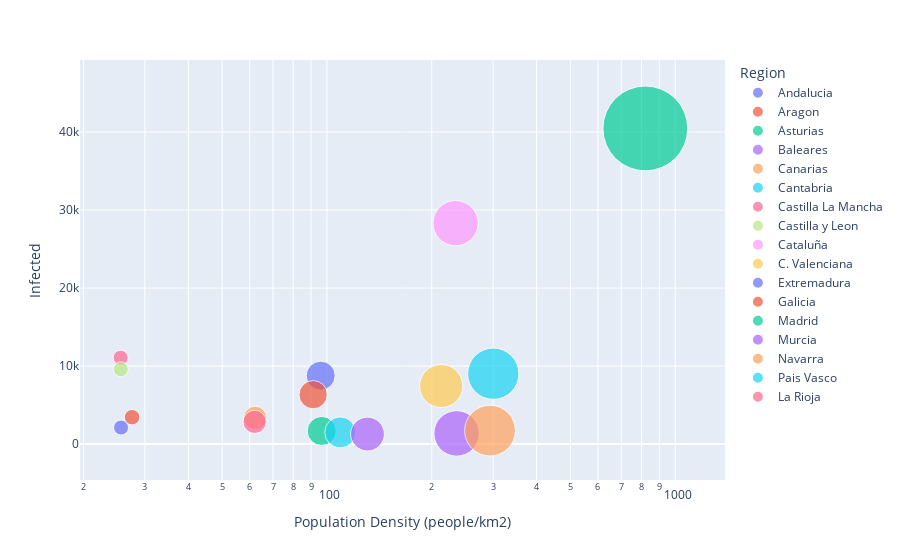

Source (notebook cell):
### Markdown cell above
### Relation between Population Density and number of Infected per Region

### Code cell
# plotly express: fig_pop_dens
# setting the selection from data
df_popdens_ccaa = df_ccaa.merge(df_pop_dens, left_on='Region', right_on='Region')
df_popdens_ccaa_cl = df_popdens_ccaa[(df_popdens_ccaa.Region!='Ceuta') & (df_popdens_ccaa.Region!='Melilla')
                                    & (df_popdens_ccaa.Report==max(df_popdens_ccaa.Report))]

# defining the plot
fig_pop_dens = px.scatter(df_popdens_ccaa_cl, x="Population Density (people/km2)", y="Infected",
                          size="Population Density (people/km2)", color="Region", hover_name="Region",
                          log_x=True, size_max=60, trendline="lowess")
fig_pop_dens.show()

### Figure 1 — Plotly figure (JSON) as saved in the notebook; plotly's stock layout.template omitted (floating-point values rounded to 4 significant figures)
{"data": [{"hoverlabel": {"namelength": 0}, "hovertemplate": "<b>%{hovertext}</b><br><br>Region=Andalucia<br>Population Density (people/km2)=%{marker.size}<br>Infected=%{y}", "hovertext": ["Andalucia"], "legendgroup": "Andalucia", "marker": {"color": "#636efa", "size": [95.95], "sizemode": "area", "sizeref": 0.2279, "symbol": "circle"}, "mode": "markers", "name": "Andalucia", "showlegend": true, "type": "scatter", "x": [95.95], "xaxis": "x", "y": [8767], "yaxis": "y"}, {"hoverlabel": {"namelength": 0}, "hovertemplate": "Region=Andalucia", "legendgroup": "Andalucia", "marker": {"color": "#636efa", "symbol": "circle"}, "mode": "lines", "name": "Andalucia", "showlegend": false, "type": "scatter", "xaxis": "x", "yaxis": "y"}, {"hoverlabel": {"namelength": 0}, "hovertemplate": "<b>%{hovertext}</b><br><br>Region=Aragon<br>Population Density (people/km2)=%{marker.size}<br>Infected=%{y}", "hovertext": ["Aragon"], "legendgroup": "Aragon", "marker": {"color": "#EF553B", "size": [27.57], "sizemode": "area", "sizeref": 0.2279, "symbol": "circle"}, "mode": "markers", "name": "Aragon", "showlegend": true, "type": "scatter", "x": [27.57], "xaxis": "x", "y": [3449], "yaxis": "y"}, {"hoverlabel": {"namelength": 0}, "hovertemplate": "Region=Aragon", "legendgroup": "Aragon", "marker": {"color": "#EF553B", "symbol": "circle"}, "mode": "lines", "name": "Aragon", "showlegend": false, "type": "scatter", "xaxis": "x", "yaxis": "y"}, {"hoverlabel": {"namelength": 0}, "hovertemplate": "<b>%{hovertext}</b><br><br>Region=Asturias<br>Population Density (people/km2)=%{marker.size}<br>Infected=%{y}", "hovertext": ["Asturias"], "legendgroup": "Asturias", "marker": {"color": "#00cc96", "size": [96.6], "sizemode": "area", "sizeref": 0.2279, "symbol": "circle"}, "mode": "markers", "name": "Asturias", "showlegend": true, "type": "scatter", "x": [96.6], "xaxis": "x", "y": [1679], "yaxis": "y"}, {"hoverlabel": {"namelength": 0}, "hovertemplate": "Region=Asturias", "legendgroup": "Asturias", "marker": {"color": "#00cc96", "symbol": "circle"}, "mode": "lines", "name": "Asturias", "showlegend": false, "type": "scatter", "xaxis": "x", "yaxis": "y"}, {"hoverlabel": {"namelength": 0}, "hovertemplate": "<b>%{hovertext}</b><br><br>Region=Baleares<br>Population Density (people/km2)=%{marker.size}<br>Infected=%{y}", "hovertext": ["Baleares"], "legendgroup": "Baleares", "marker": {"color": "#ab63fa", "size": [235.7], "sizemode": "area", "sizeref": 0.2279, "symbol": "circle"}, "mode": "markers", "name": "Baleares", "showlegend": true, "type": "scatter", "x": [235.7], "xaxis": "x", "y": [1369], "yaxis": "y"}, {"hoverlabel": {"namelength": 0}, "hovertemplate": "Region=Baleares", "legendgroup": "Baleares", "marker": {"color": "#ab63fa", "symbol": "circle"}, "mode": "lines", "name": "Baleares", "showlegend": false, "type": "scatter", "xaxis": "x", "yaxis": "y"}, {"hoverlabel": {"namelength": 0}, "hovertemplate": "<b>%{hovertext}</b><br><br>Region=Canarias<br>Population Density (people/km2)=%{marker.size}<br>Infected=%{y}", "hovertext": ["Canarias"], "legendgroup": "Canarias", "marker": {"color": "#FFA15A", "size": [293.9], "sizemode": "area", "sizeref": 0.2279, "symbol": "circle"}, "mode": "markers", "name": "Canarias", "showlegend": true, "type": "scatter", "x": [293.9], "xaxis": "x", "y": [1725], "yaxis": "y"}, {"hoverlabel": {"namelength": 0}, "hovertemplate": "Region=Canarias", "legendgroup": "Canarias", "marker": {"color": "#FFA15A", "symbol": "circle"}, "mode": "lines", "name": "Canarias", "showlegend": false, "type": "scatter", "xaxis": "x", "yaxis": "y"}, {"hoverlabel": {"namelength": 0}, "hovertemplate": "<b>%{hovertext}</b><br><br>Region=Cantabria<br>Population Density (people/km2)=%{marker.size}<br>Infected=%{y}", "hovertext": ["Cantabria"], "legendgroup": "Cantabria", "marker": {"color": "#19d3f3", "size": [109.2], "sizemode": "area", "sizeref": 0.2279, "symbol": "circle"}, "mode": "markers", "name": "Cantabria", "showlegend": true, "type": "scatter", "x": [109.2], "xaxis": "x", "y": [1501], "yaxis": "y"}, {"hoverlabel": {"namelength": 0}, "hovertemplate": "Region=Cantabria", "legendgroup": "Cantabria", "marker": {"color": "#19d3f3", "symbol": "circle"}, "mode": "lines", "name": "Cantabria", "showlegend": false, "type": "scatter", "xaxis": "x", "yaxis": "y"}, {"hoverlabel": {"namelength": 0}, "hovertemplate": "<b>%{hovertext}</b><br><br>Region=Castilla La Mancha<br>Population Density (people/km2)=%{marker.size}<br>Infected=%{y}", "hovertext": ["Castilla La Mancha"], "legendgroup": "Castilla La Mancha", "marker": {"color": "#FF6692", "size": [25.56], "sizemode": "area", "sizeref": 0.2279, "symbol": "circle"}, "mode": "markers", "name": "Castilla La Mancha", "showlegend": true, "type": "scatter", "x": [25.56], "xaxis": "x", "y": [11077], "yaxis": "y"}, {"hoverlabel": {"namelength": 0}, "hovertemplate": "Region=Castilla La Mancha", "legendgroup": "Castilla La Mancha", "marker": {"color": "#FF6692", "symbol": "circle"}, "mode": "lines", "name": "Castilla La Mancha", "showlegend": false, "type": "scatter", "xaxis": "x", "yaxis": "y"}, {"hoverlabel": {"namelength": 0}, "hovertemplate": "<b>%{hovertext}</b><br><br>Region=Castilla y Leon<br>Population Density (people/km2)=%{marker.size}<br>Infected=%{y}", "hovertext": ["Castilla y Leon"], "legendgroup": "Castilla y Leon", "marker": {"color": "#B6E880", "size": [25.59], "sizemode": "area", "sizeref": 0.2279, "symbol": "circle"}, "mode": "markers", "name": "Castilla y Leon", "showlegend": true, "type": "scatter", "x": [25.59], "xaxis": "x", "y": [9581], "yaxis": "y"}, {"hoverlabel": {"namelength": 0}, "hovertemplate": "Region=Castilla y Leon", "legendgroup": "Castilla y Leon", "marker": {"color": "#B6E880", "symbol": "circle"}, "mode": "lines", "name": "Castilla y Leon", "showlegend": false, "type": "scatter", "xaxis": "x", "yaxis": "y"}, {"hoverlabel": {"namelength": 0}, "hovertemplate": "<b>%{hovertext}</b><br><br>Region=Cataluña<br>Population Density (people/km2)=%{marker.size}<br>Infected=%{y}", "hovertext": ["Cataluña"], "legendgroup": "Cataluña", "marker": {"color": "#FF97FF", "size": [234.1], "sizemode": "area", "sizeref": 0.2279, "symbol": "circle"}, "mode": "markers", "name": "Cataluña", "showlegend": true, "type": "scatter", "x": [234.1], "xaxis": "x", "y": [28323], "yaxis": "y"}, {"hoverlabel": {"namelength": 0}, "hovertemplate": "Region=Cataluña", "legendgroup": "Cataluña", "marker": {"color": "#FF97FF", "symbol": "circle"}, "mode": "lines", "name": "Cataluña", "showlegend": false, "type": "scatter", "xaxis": "x", "yaxis": "y"}, {"hoverlabel": {"namelength": 0}, "hovertemplate": "<b>%{hovertext}</b><br><br>Region=C. Valenciana<br>Population Density (people/km2)=%{marker.size}<br>Infected=%{y}", "hovertext": ["C. Valenciana"], "legendgroup": "C. Valenciana", "marker": {"color": "#FECB52", "size": [212.8], "sizemode": "area", "sizeref": 0.2279, "symbol": "circle"}, "mode": "markers", "name": "C. Valenciana", "showlegend": true, "type": "scatter", "x": [212.8], "xaxis": "x", "y": [7443], "yaxis": "y"}, {"hoverlabel": {"namelength": 0}, "hovertemplate": "Region=C. Valenciana", "legendgroup": "C. Valenciana", "marker": {"color": "#FECB52", "symbol": "circle"}, "mode": "lines", "name": "C. Valenciana", "showlegend": false, "type": "scatter", "xaxis": "x", "yaxis": "y"}, {"hoverlabel": {"namelength": 0}, "hovertemplate": "<b>%{hovertext}</b><br><br>Region=Extremadura<br>Population Density (people/km2)=%{marker.size}<br>Infected=%{y}", "hovertext": ["Extremadura"], "legendgroup": "Extremadura", "marker": {"color": "#636efa", "size": [25.63], "sizemode": "area", "sizeref": 0.2279, "symbol": "circle"}, "mode": "markers", "name": "Extremadura", "showlegend": true, "type": "scatter", "x": [25.63], "xaxis": "x", "y": [2116], "yaxis": "y"}, {"hoverlabel": {"namelength": 0}, "hovertemplate": "Region=Extremadura", "legendgroup": "Extremadura", "marker": {"color": "#636efa", "symbol": "circle"}, "mode": "lines", "name": "Extremadura", "showlegend": false, "type": "scatter", "xaxis": "x", "yaxis": "y"}, {"hoverlabel": {"namelength": 0}, "hovertemplate": "<b>%{hovertext}</b><br><br>Region=Galicia<br>Population Density (people/km2)=%{marker.size}<br>Infected=%{y}", "hovertext": ["Galicia"], "legendgroup": "Galicia", "marker": {"color": "#EF553B", "size": [91.27], "sizemode": "area", "sizeref": 0.2279, "symbol": "circle"}, "mode": "markers", "name": "Galicia", "showlegend": true, "type": "scatter", "x": [91.27], "xaxis": "x", "y": [6331], "yaxis": "y"}, {"hoverlabel": {"namelength": 0}, "hovertemplate": "Region=Galicia", "legendgroup": "Galicia", "marker": {"color": "#EF553B", "symbol": "circle"}, "mode": "lines", "name": "Galicia", "showlegend": false, "type": "scatter", "xaxis": "x", "yaxis": "y"}, {"hoverlabel": {"namelength": 0}, "hovertemplate": "<b>%{hovertext}</b><br><br>Region=Madrid<br>Population Density (people/km2)=%{marker.size}<br>Infected=%{y}", "hovertext": ["Madrid"], "legendgroup": "Madrid", "marker": {"color": "#00cc96", "size": [820.6], "sizemode": "area", "sizeref": 0.2279, "symbol": "circle"}, "mode": "markers", "name": "Madrid", "showlegend": true, "type": "scatter", "x": [820.6], "xaxis": "x", "y": [40469], "yaxis": "y"}, {"hoverlabel": {"namelength": 0}, "hovertemplate": "Region=Madrid", "legendgroup": "Madrid", "marker": {"color": "#00cc96", "symbol": "circle"}, "mode": "lines", "name": "Madrid", "showlegend": false, "type": "scatter", "xaxis": "x", "yaxis": "y"}, {"hoverlabel": {"namelength": 0}, "hovertemplate": "<b>%{hovertext}</b><br><br>Region=Murcia<br>Population Density (people/km2)=%{marker.size}<br>Infected=%{y}", "hovertext": ["Murcia"], "legendgroup": "Murcia", "marker": {"color": "#ab63fa", "size": [130.7], "sizemode": "area", "sizeref": 0.2279, "symbol": "circle"}, "mode": "markers", "name": "Murcia", "showlegend": true, "type": "scatter", "x": [130.7], "xaxis": "x", "y": [1283], "yaxis": "y"}, {"hoverlabel": {"namelength": 0}, "hovertemplate": "Region=Murcia", "legendgroup": "Murcia", "marker": {"color": "#ab63fa", "symbol": "circle"}, "mode": "lines", "name": "Murcia", "showlegend": false, "type": "scatter", "xaxis": "x", "yaxis": "y"}, {"hoverlabel": {"namelength": 0}, "hovertemplate": "<b>%{hovertext}</b><br><br>Region=Navarra<br>Population Density (people/km2)=%{marker.size}<br>Infected=%{y}", "hovertext": ["Navarra"], "legendgroup": "Navarra", "marker": {"color": "#FFA15A", "size": [62.19], "sizemode": "area", "sizeref": 0.2279, "symbol": "circle"}, "mode": "markers", "name": "Navarra", "showlegend": true, "type": "scatter", "x": [62.19], "xaxis": "x", "y": [3355], "yaxis": "y"}, {"hoverlabel": {"namelength": 0}, "hovertemplate": "Region=Navarra", "legendgroup": "Navarra", "marker": {"color": "#FFA15A", "symbol": "circle"}, "mode": "lines", "name": "Navarra", "showlegend": false, "type": "scatter", "xaxis": "x", "yaxis": "y"}, {"hoverlabel": {"namelength": 0}, "hovertemplate": "<b>%{hovertext}</b><br><br>Region=Pais Vasco<br>Population Density (people/km2)=%{marker.size}<br>Infected=%{y}", "hovertext": ["Pais Vasco"], "legendgroup": "Pais Vasco", "marker": {"color": "#19d3f3", "size": [300.3], "sizemode": "area", "sizeref": 0.2279, "symbol": "circle"}, "mode": "markers", "name": "Pais Vasco", "showlegend": true, "type": "scatter", "x": [300.3], "xaxis": "x", "y": [9021], "yaxis": "y"}, {"hoverlabel": {"namelength": 0}, "hovertemplate": "Region=Pais Vasco", "legendgroup": "Pais Vasco", "marker": {"color": "#19d3f3", "symbol": "circle"}, "mode": "lines", "name": "Pais Vasco", "showlegend": false, "type": "scatter", "xaxis": "x", "yaxis": "y"}, {"hoverlabel": {"namelength": 0}, "hovertemplate": "<b>%{hovertext}</b><br><br>Region=La Rioja<br>Population Density (people/km2)=%{marker.size}<br>Infected=%{y}", "hovertext": ["La Rioja"], "legendgroup": "La Rioja", "marker": {"color": "#FF6692", "size": [61.99], "sizemode": "area", "sizeref": 0.2279, "symbol": "circle"}, "mode": "markers", "name": "La Rioja", "showlegend": true, "type": "scatter", "x": [61.99], "xaxis": "x", "y": [2846], "yaxis": "y"}, {"hoverlabel": {"namelength": 0}, "hovertemplate": "Region=La Rioja", "legendgroup": "La Rioja", "marker": {"color": "#FF6692", "symbol": "circle"}, "mode": "lines", "name": "La Rioja", "showlegend": false, "type": "scatter", "xaxis": "x", "yaxis": "y"}], "layout": {"legend": {"itemsizing": "constant", "title": {"text": "Region"}, "tracegroupgap": 0}, "margin": {"t": 60}, "xaxis": {"anchor": "y", "domain": [0, 1], "title": {"text": "Population Density (people/km2)"}, "type": "log"}, "yaxis": {"anchor": "x", "domain": [0, 1], "title": {"text": "Infected"}}}}
